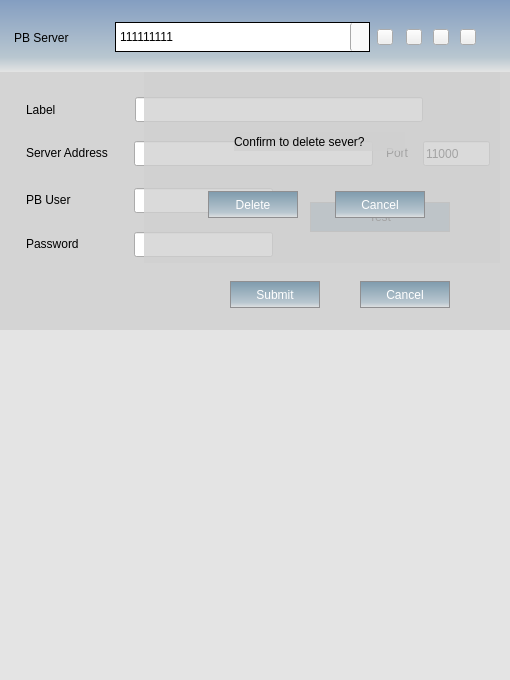
<?xml version="1.0" encoding="UTF-8"?>
<ui version="4.0">
 <class>ModelSelection</class>
 <widget class="QWidget" name="ModelSelection">
  <property name="geometry">
   <rect>
    <x>0</x>
    <y>0</y>
    <width>510</width>
    <height>680</height>
   </rect>
  </property>
  <property name="windowTitle">
   <string>Form</string>
  </property>
  <widget class="QWidget" name="head" native="true">
   <property name="geometry">
    <rect>
     <x>0</x>
     <y>0</y>
     <width>510</width>
     <height>72</height>
    </rect>
   </property>
   <property name="styleSheet">
    <string notr="true">#head{
	background-color: qlineargradient(spread:pad, x1:0, y1:0, x2:0, y2:1, stop:0 rgba(132, 158, 193, 255),  stop:0.8 rgba(185, 199, 208, 255), stop:1 rgba(228, 228, 228, 255));
}
</string>
   </property>
   <widget class="QLabel" name="label">
    <property name="geometry">
     <rect>
      <x>14</x>
      <y>23</y>
      <width>91</width>
      <height>30</height>
     </rect>
    </property>
    <property name="styleSheet">
     <string notr="true">font: 75 14pt &quot;Arial&quot;;</string>
    </property>
    <property name="text">
     <string>PB Server</string>
    </property>
   </widget>
   <widget class="QComboBox" name="comboBox">
    <property name="geometry">
     <rect>
      <x>115</x>
      <y>22</y>
      <width>255</width>
      <height>30</height>
     </rect>
    </property>
    <property name="styleSheet">
     <string notr="true">
QComboBox {
    border: 1px solid black;
	font: 18pt &quot;Arial&quot;;
}

QComboBox::drop-down {
	background-color: rgb(250, 250, 250);
    subcontrol-origin: padding;
    subcontrol-position: top right;
    width: 18px;
    border-left-width: 1px;
    border-color: darkgray;
    border-left-style: solid; /* just a single line */
    border-radius: 2px; /* same radius as the QComboBox */
}

QComboBox::down-arrow {
	image: url(:/login/Resource/login_page/modelpanearrow.png);
}</string>
    </property>
    <item>
     <property name="text">
      <string>111111111</string>
     </property>
    </item>
    <item>
     <property name="text">
      <string>22222222</string>
     </property>
    </item>
    <item>
     <property name="text">
      <string>33333333</string>
     </property>
    </item>
    <item>
     <property name="text">
      <string>44444444</string>
     </property>
    </item>
   </widget>
   <widget class="QPushButton" name="refreshBtn">
    <property name="geometry">
     <rect>
      <x>377</x>
      <y>29</y>
      <width>16</width>
      <height>16</height>
     </rect>
    </property>
    <property name="styleSheet">
     <string notr="true">border-image: url(:/configure/Resource/configure/u363.png);</string>
    </property>
    <property name="text">
     <string/>
    </property>
   </widget>
   <widget class="QPushButton" name="addBtn">
    <property name="geometry">
     <rect>
      <x>406</x>
      <y>29</y>
      <width>16</width>
      <height>16</height>
     </rect>
    </property>
    <property name="styleSheet">
     <string notr="true">border-image: url(:/login/Resource/login_page/u27.png);</string>
    </property>
    <property name="text">
     <string/>
    </property>
   </widget>
   <widget class="QPushButton" name="editbtn">
    <property name="geometry">
     <rect>
      <x>433</x>
      <y>29</y>
      <width>16</width>
      <height>16</height>
     </rect>
    </property>
    <property name="styleSheet">
     <string notr="true">border-image: url(:/login/Resource/login_page/u21.png);</string>
    </property>
    <property name="text">
     <string/>
    </property>
   </widget>
   <widget class="QPushButton" name="deleteBtn">
    <property name="geometry">
     <rect>
      <x>460</x>
      <y>29</y>
      <width>16</width>
      <height>16</height>
     </rect>
    </property>
    <property name="styleSheet">
     <string notr="true">border-image: url(:/login/Resource/login_page/u25.png);</string>
    </property>
    <property name="text">
     <string/>
    </property>
   </widget>
  </widget>
  <widget class="QWidget" name="modelpane" native="true">
   <property name="geometry">
    <rect>
     <x>0</x>
     <y>72</y>
     <width>510</width>
     <height>608</height>
    </rect>
   </property>
   <property name="styleSheet">
    <string notr="true">#modelpane{	
	background-color: rgb(228, 228, 228);
}
</string>
   </property>
  </widget>
  <widget class="QWidget" name="setpane" native="true">
   <property name="geometry">
    <rect>
     <x>0</x>
     <y>72</y>
     <width>510</width>
     <height>258</height>
    </rect>
   </property>
   <property name="styleSheet">
    <string notr="true">#setpane{
	background-color: rgba(208, 208, 208,200);
}</string>
   </property>
   <widget class="QLabel" name="label_2">
    <property name="geometry">
     <rect>
      <x>26</x>
      <y>30</y>
      <width>36</width>
      <height>16</height>
     </rect>
    </property>
    <property name="styleSheet">
     <string notr="true">font: 10pt &quot;Arial&quot;;</string>
    </property>
    <property name="text">
     <string>Label</string>
    </property>
   </widget>
   <widget class="QLabel" name="label_3">
    <property name="geometry">
     <rect>
      <x>26</x>
      <y>73</y>
      <width>98</width>
      <height>16</height>
     </rect>
    </property>
    <property name="styleSheet">
     <string notr="true">font: 10pt &quot;Arial&quot;;</string>
    </property>
    <property name="text">
     <string>Server Address</string>
    </property>
   </widget>
   <widget class="QLabel" name="label_4">
    <property name="geometry">
     <rect>
      <x>26</x>
      <y>120</y>
      <width>50</width>
      <height>16</height>
     </rect>
    </property>
    <property name="styleSheet">
     <string notr="true">font: 10pt &quot;Arial&quot;;</string>
    </property>
    <property name="text">
     <string>PB User</string>
    </property>
   </widget>
   <widget class="QLabel" name="label_5">
    <property name="geometry">
     <rect>
      <x>26</x>
      <y>164</y>
      <width>58</width>
      <height>16</height>
     </rect>
    </property>
    <property name="styleSheet">
     <string notr="true">font: 10pt &quot;Arial&quot;;</string>
    </property>
    <property name="text">
     <string>Password</string>
    </property>
   </widget>
   <widget class="QLineEdit" name="titleedit">
    <property name="geometry">
     <rect>
      <x>135</x>
      <y>25</y>
      <width>288</width>
      <height>25</height>
     </rect>
    </property>
   </widget>
   <widget class="QLineEdit" name="serveredit">
    <property name="geometry">
     <rect>
      <x>134</x>
      <y>69</y>
      <width>239</width>
      <height>25</height>
     </rect>
    </property>
   </widget>
   <widget class="QLabel" name="label_6">
    <property name="geometry">
     <rect>
      <x>386</x>
      <y>73</y>
      <width>27</width>
      <height>16</height>
     </rect>
    </property>
    <property name="styleSheet">
     <string notr="true">font: 10pt &quot;Arial&quot;;</string>
    </property>
    <property name="text">
     <string>Port</string>
    </property>
   </widget>
   <widget class="QLineEdit" name="portedit">
    <property name="geometry">
     <rect>
      <x>423</x>
      <y>69</y>
      <width>67</width>
      <height>25</height>
     </rect>
    </property>
    <property name="text">
     <string>11000</string>
    </property>
   </widget>
   <widget class="QLineEdit" name="useredit">
    <property name="geometry">
     <rect>
      <x>134</x>
      <y>116</y>
      <width>139</width>
      <height>25</height>
     </rect>
    </property>
   </widget>
   <widget class="QLineEdit" name="passwordedit">
    <property name="geometry">
     <rect>
      <x>134</x>
      <y>160</y>
      <width>139</width>
      <height>25</height>
     </rect>
    </property>
    <property name="echoMode">
     <enum>QLineEdit::Password</enum>
    </property>
   </widget>
   <widget class="QPushButton" name="testlogin">
    <property name="geometry">
     <rect>
      <x>310</x>
      <y>130</y>
      <width>140</width>
      <height>30</height>
     </rect>
    </property>
    <property name="styleSheet">
     <string notr="true">QPushButton {
    border: 1px solid #8f8f91;
	background-color: rgb(125, 154, 172);
    min-width: 80px;
	
	font: 10pt &quot;MS Shell Dlg 2&quot;;
}

QPushButton:pressed {
	border: 1px solid #8f8f91;
	background-color: rgb(117, 151, 172);
}</string>
    </property>
    <property name="text">
     <string>Test</string>
    </property>
   </widget>
   <widget class="QPushButton" name="submitBtn">
    <property name="geometry">
     <rect>
      <x>230</x>
      <y>209</y>
      <width>90</width>
      <height>27</height>
     </rect>
    </property>
    <property name="styleSheet">
     <string notr="true">QPushButton {
    border: 1px solid #8f8f91;
	background-color: qlineargradient(spread:pad, x1:0, y1:0, x2:0, y2:1, stop:0 rgba(125, 154, 172, 255),  stop:0.8 rgba(185, 199, 208, 255), stop:1 rgba(228, 228, 228, 255));
	color: rgb(255, 255, 255);
	font: 11pt &quot;Arial&quot;;
}

QPushButton:pressed {
	border: 1px solid #8f8f91;
	background-color: qlineargradient(spread:pad, x1:0, y1:0, x2:0, y2:1, stop:0 rgba(114, 141, 156, 255),  stop:0.8 rgba(185, 199, 208, 255), stop:1 rgba(228, 228, 228, 255));
}

</string>
    </property>
    <property name="text">
     <string>Submit</string>
    </property>
   </widget>
   <widget class="QPushButton" name="cancelBtn">
    <property name="geometry">
     <rect>
      <x>360</x>
      <y>209</y>
      <width>90</width>
      <height>27</height>
     </rect>
    </property>
    <property name="styleSheet">
     <string notr="true">QPushButton {
    border: 1px solid #8f8f91;
background-color: qlineargradient(spread:pad, x1:0, y1:0, x2:0, y2:1, stop:0 rgba(125, 154, 172, 255),  stop:0.8 rgba(185, 199, 208, 255), stop:1 rgba(228, 228, 228, 255));
	color: rgb(255, 255, 255);
	font: 11pt &quot;Arial&quot;;
}

QPushButton:pressed {
	border: 1px solid #8f8f91;
	background-color: qlineargradient(spread:pad, x1:0, y1:0, x2:0, y2:1, stop:0 rgba(114, 141, 156, 255),  stop:0.8 rgba(185, 199, 208, 255), stop:1 rgba(228, 228, 228, 255));
}
</string>
    </property>
    <property name="text">
     <string>Cancel</string>
    </property>
   </widget>
  </widget>
  <widget class="QWidget" name="deletepane" native="true">
   <property name="geometry">
    <rect>
     <x>144</x>
     <y>72</y>
     <width>356</width>
     <height>191</height>
    </rect>
   </property>
   <property name="styleSheet">
    <string notr="true">background-color: rgba(208, 208, 208,200);</string>
   </property>
   <widget class="QLabel" name="label_7">
    <property name="geometry">
     <rect>
      <x>90</x>
      <y>60</y>
      <width>171</width>
      <height>19</height>
     </rect>
    </property>
    <property name="styleSheet">
     <string notr="true">font: 12pt &quot;Arial&quot;;</string>
    </property>
    <property name="text">
     <string>Confirm to delete sever? </string>
    </property>
   </widget>
   <widget class="QPushButton" name="deletepanedelBtn">
    <property name="geometry">
     <rect>
      <x>64</x>
      <y>119</y>
      <width>90</width>
      <height>27</height>
     </rect>
    </property>
    <property name="styleSheet">
     <string notr="true">QPushButton {
    border: 1px solid #8f8f91;
background-color: qlineargradient(spread:pad, x1:0, y1:0, x2:0, y2:1, stop:0 rgba(125, 154, 172, 255),  stop:0.8 rgba(185, 199, 208, 255), stop:1 rgba(228, 228, 228, 255));
	color: rgb(255, 255, 255);
	font: 11pt &quot;Arial&quot;;
}

QPushButton:pressed {
	border: 1px solid #8f8f91;
	background-color: qlineargradient(spread:pad, x1:0, y1:0, x2:0, y2:1, stop:0 rgba(114, 141, 156, 255),  stop:0.8 rgba(185, 199, 208, 255), stop:1 rgba(228, 228, 228, 255));
}
</string>
    </property>
    <property name="text">
     <string>Delete</string>
    </property>
   </widget>
   <widget class="QPushButton" name="deletepanecancelBtn">
    <property name="geometry">
     <rect>
      <x>191</x>
      <y>119</y>
      <width>90</width>
      <height>27</height>
     </rect>
    </property>
    <property name="styleSheet">
     <string notr="true">QPushButton {
    border: 1px solid #8f8f91;
background-color: qlineargradient(spread:pad, x1:0, y1:0, x2:0, y2:1, stop:0 rgba(125, 154, 172, 255),  stop:0.8 rgba(185, 199, 208, 255), stop:1 rgba(228, 228, 228, 255));
	color: rgb(255, 255, 255);
	font: 11pt &quot;Arial&quot;;
}

QPushButton:pressed {
	border: 1px solid #8f8f91;
	background-color: qlineargradient(spread:pad, x1:0, y1:0, x2:0, y2:1, stop:0 rgba(114, 141, 156, 255),  stop:0.8 rgba(185, 199, 208, 255), stop:1 rgba(228, 228, 228, 255));
}
</string>
    </property>
    <property name="text">
     <string>Cancel</string>
    </property>
   </widget>
  </widget>
 </widget>
 <resources/>
 <connections/>
</ui>
